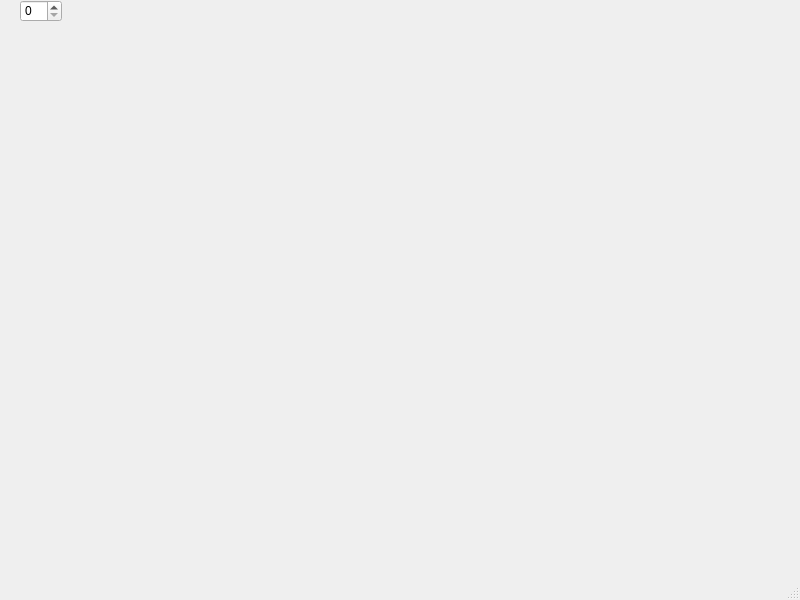
<?xml version="1.0" encoding="UTF-8"?>
<ui version="4.0">
 <class>MainWindow</class>
 <widget class="QMainWindow" name="MainWindow">
  <property name="geometry">
   <rect>
    <x>0</x>
    <y>0</y>
    <width>800</width>
    <height>600</height>
   </rect>
  </property>
  <property name="windowTitle">
   <string>MainWindow</string>
  </property>
  <widget class="QWidget" name="centralwidget">
   <widget class="QSpinBox" name="spinBox">
    <property name="geometry">
     <rect>
      <x>20</x>
      <y>0</y>
      <width>42</width>
      <height>22</height>
     </rect>
    </property>
   </widget>
  </widget>
  <widget class="QMenuBar" name="menubar">
   <property name="geometry">
    <rect>
     <x>0</x>
     <y>0</y>
     <width>800</width>
     <height>26</height>
    </rect>
   </property>
  </widget>
  <widget class="QStatusBar" name="statusbar"/>
 </widget>
 <resources/>
 <connections/>
</ui>
